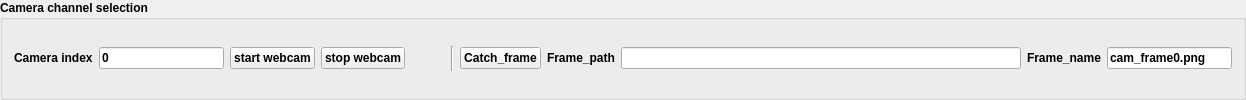
            <widget class="QGroupBox" name="groupBox_camview">
             <property name="sizePolicy">
              <sizepolicy hsizetype="Fixed" vsizetype="Fixed">
               <horstretch>0</horstretch>
               <verstretch>0</verstretch>
              </sizepolicy>
             </property>
             <property name="font">
              <font>
               <weight>75</weight>
               <bold>true</bold>
              </font>
             </property>
             <property name="title">
              <string>Camera channel selection</string>
             </property>
             <property name="checkable">
              <bool>false</bool>
             </property>
             <property name="checked">
              <bool>false</bool>
             </property>
             <layout class="QHBoxLayout" name="horizontalLayout_4">
              <item>
               <widget class="QLabel" name="label_30">
                <property name="sizePolicy">
                 <sizepolicy hsizetype="Preferred" vsizetype="Fixed">
                  <horstretch>0</horstretch>
                  <verstretch>0</verstretch>
                 </sizepolicy>
                </property>
                <property name="text">
                 <string>Camera index</string>
                </property>
               </widget>
              </item>
              <item>
               <widget class="QLineEdit" name="lineEdit_camera_index">
                <property name="text">
                 <string>0</string>
                </property>
               </widget>
              </item>
              <item>
               <widget class="QPushButton" name="pushButton_start_webcam">
                <property name="text">
                 <string>start webcam</string>
                </property>
               </widget>
              </item>
              <item>
               <widget class="QPushButton" name="pushButton_stop_webcam">
                <property name="text">
                 <string>stop webcam</string>
                </property>
               </widget>
              </item>
              <item>
               <spacer name="horizontalSpacer_2">
                <property name="orientation">
                 <enum>Qt::Horizontal</enum>
                </property>
                <property name="sizeHint" stdset="0">
                 <size>
                  <width>40</width>
                  <height>20</height>
                 </size>
                </property>
               </spacer>
              </item>
              <item>
               <widget class="Line" name="line_37">
                <property name="sizePolicy">
                 <sizepolicy hsizetype="Fixed" vsizetype="Fixed">
                  <horstretch>0</horstretch>
                  <verstretch>0</verstretch>
                 </sizepolicy>
                </property>
                <property name="minimumSize">
                 <size>
                  <width>0</width>
                  <height>20</height>
                 </size>
                </property>
                <property name="maximumSize">
                 <size>
                  <width>16777215</width>
                  <height>25</height>
                 </size>
                </property>
                <property name="orientation">
                 <enum>Qt::Vertical</enum>
                </property>
               </widget>
              </item>
              <item>
               <widget class="QPushButton" name="pushButton_catch_frame">
                <property name="text">
                 <string>Catch_frame</string>
                </property>
               </widget>
              </item>
              <item>
               <widget class="QLabel" name="label_29">
                <property name="sizePolicy">
                 <sizepolicy hsizetype="Preferred" vsizetype="Fixed">
                  <horstretch>0</horstretch>
                  <verstretch>0</verstretch>
                 </sizepolicy>
                </property>
                <property name="text">
                 <string>Frame_path</string>
                </property>
               </widget>
              </item>
              <item>
               <widget class="QLineEdit" name="lineEdit_frame_path">
                <property name="minimumSize">
                 <size>
                  <width>400</width>
                  <height>0</height>
                 </size>
                </property>
               </widget>
              </item>
              <item>
               <widget class="QLabel" name="label_31">
                <property name="sizePolicy">
                 <sizepolicy hsizetype="Preferred" vsizetype="Fixed">
                  <horstretch>0</horstretch>
                  <verstretch>0</verstretch>
                 </sizepolicy>
                </property>
                <property name="text">
                 <string>Frame_name</string>
                </property>
               </widget>
              </item>
              <item>
               <widget class="QLineEdit" name="lineEdit_frame_name">
                <property name="text">
                 <string>cam_frame0.png</string>
                </property>
               </widget>
              </item>
             </layout>
            </widget>
